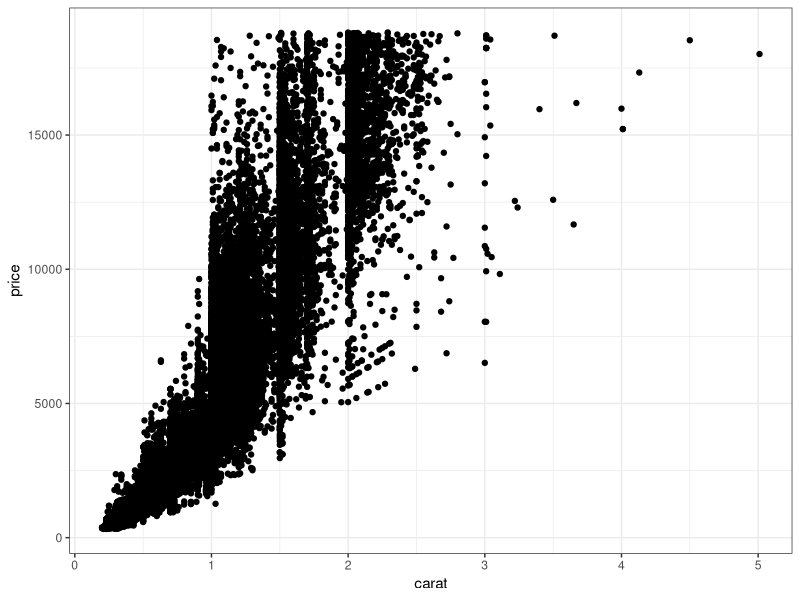
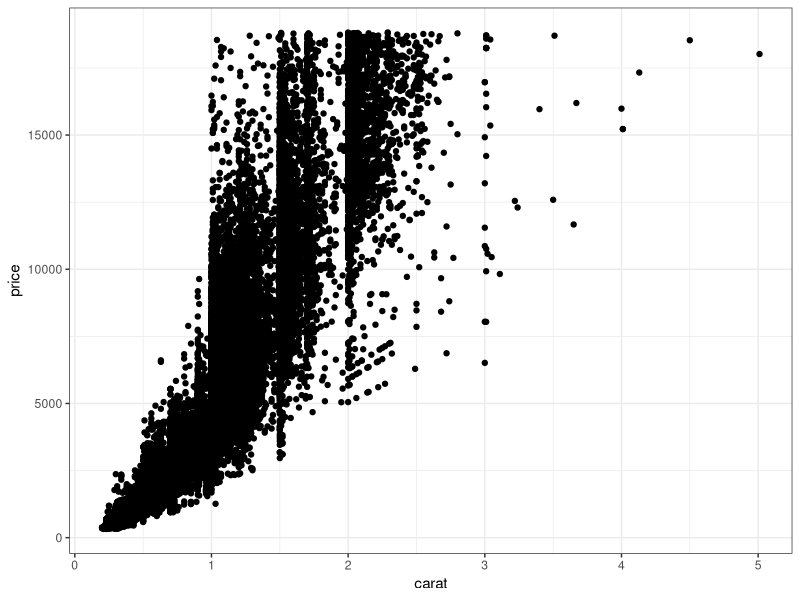
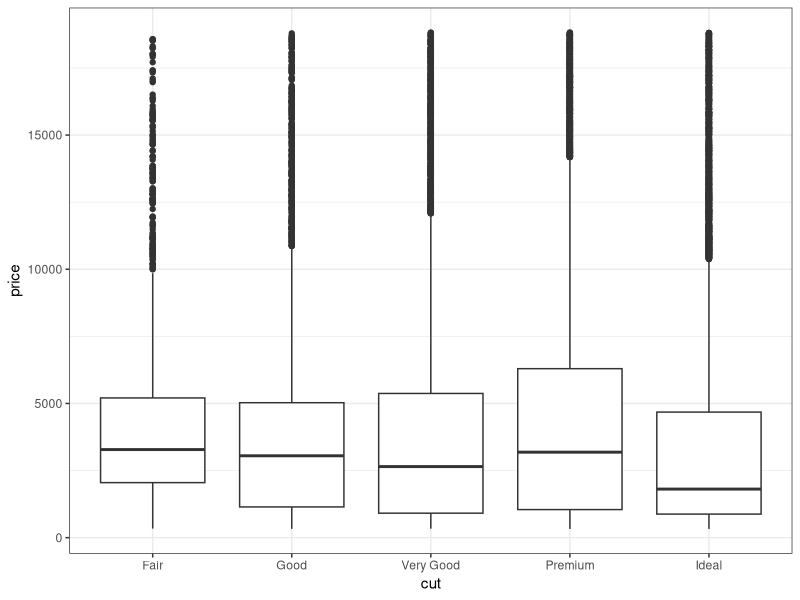

Recreate these plots in R, in order.
## ---- chunk 1
### In this code chunk, start with the diamonds dataset (built in to
### ggplot2 package) and create a plot of price vs. carat (or some other
### variables of your choice)
library(ggplot2)
data(diamonds)

ggplot(data=diamonds, aes(x=carat, y = price)) + 
  geom_point() + 
  theme_bw()

## ---- chunk 2
### In this code chunk, start with the diamonds dataset (built in to
### ggplot2 package) and create a subset based on filtering, e.g., 
### size greater than 1 carat or cut is "Ideal"
library(ggplot2)
data(diamonds)

ggplot(data=diamonds, aes(x= carat, y= price)) +
       geom_point()+
  theme_bw()
  

## ---- chunk 3

ggplot(data = diamonds, aes(x = cut, y = price)) +
  geom_boxplot() +
  theme_bw()

## ---- chunk 4
### Both partners - delete this comment, then write some code here
### to plot, summarize, calculate something simple using the diamonds
### dataset.


